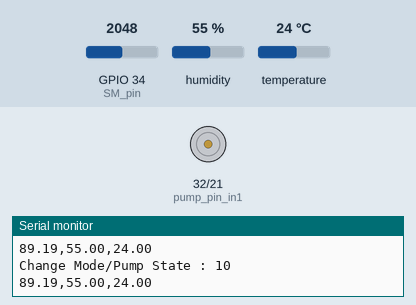
The sketch below on a simulated ESP32. Shown: motor-driver pin pairs drawn as motors (green arrow = first pin HIGH = forward, orange = second pin HIGH = backward, longer = more drive), the last lines printed to the serial monitor. The inputs (shaded band) are chosen by the test bench; at power-on: GPIO 34 (SM_pin) = 2048, humidity 55 %, temperature 24 °C. WiFi joins after 1.5 s; servers stay silent unless stated; random numbers use the default seed unless the sketch sets one; no MQTT or app messages arrive unless stated.

Above: at 4.2 s.
4.3 s: GPIO 34 (SM_pin) set to 2917
6.2 s: GPIO 34 (SM_pin) set to 3012
At 8.5 s:
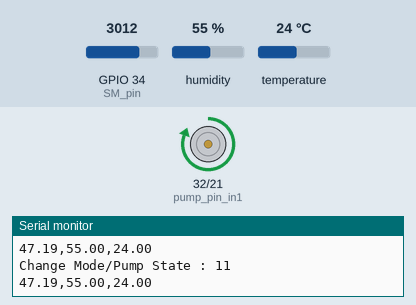
11.5 s: GPIO 34 (SM_pin) set to 2866
At 13.3 s:
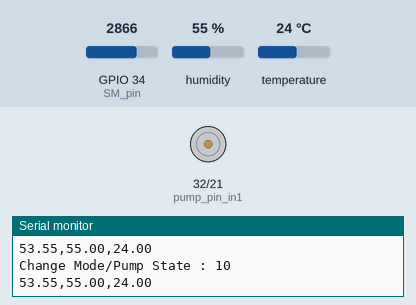
13.6 s: GPIO 34 (SM_pin) set to 3603
At 15.3 s:
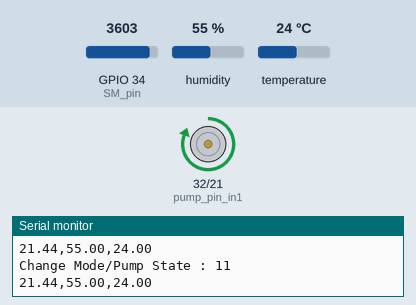
Timing chart, 0 to 16.6 s (numbered marks = the images above; inputs shaded):
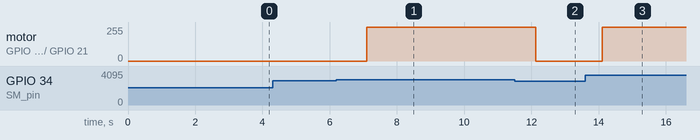

Measured:
- the behaviour switches between 2947 and 2948 on GPIO 34 (SM_pin) (found by bisection; images 0 and 1)
- after the input at 6.2 s, motor on GPIO 32 (pump_pin_in1) / GPIO 21 (pump_pin_in2): stopped → forward 255/255 after 0.90 s
- after the input at 11.5 s, motor on GPIO 32 (pump_pin_in1) / GPIO 21 (pump_pin_in2): forward 255/255 → stopped after 0.62 s
- after the input at 13.6 s, motor on GPIO 32 (pump_pin_in1) / GPIO 21 (pump_pin_in2): stopped → forward 255/255 after 0.50 s

The sketch:

SmartIrrigation.ino
```cpp
// =====================================================================
// Praktikum BE4001 - Tugas Besar 2026/2027
// Board : ESP32 Dev Module (ESP32 DevKit 30 pin)
// Pin   : sensor kelembaban tanah (AOUT) -> GPIO34     DHT11 (OUT) -> GPIO22
//         driver L298N IN1 -> GPIO32, IN2 -> GPIO21
//
// Yang WAJIB diubah tiap kelompok (bagian "UBAH DI SINI"):
//   1. ssid dan password Wi-Fi
//   2. nomor kelompok pada delapan topik MQTT (ganti 00 dengan 01 sampai 07)
//   3. nilai kalibrasi sensor tanah SM_KERING dan SM_BASAH (hasil Modul 1)
// =====================================================================
#include "DHT.h"
#include <stdio.h>
#include <WiFi.h>
#include <PubSubClient.h>

// ============================ UBAH DI SINI ============================
// 1. Wi-Fi
const char* ssid = "...";
const char* password = "...";

// 2. topik MQTT: ganti 00 dengan nomor kelompok (01 sampai 07)
const char* mqtt_inTopic       = "BE4001/00/CMD/#";      // semua perintah untuk alat
const char* mqtt_inTopic_PUMP  = "BE4001/00/CMD/PUMP";   // '1' / '0' : pompa nyala / mati (hanya mode manual)
const char* mqtt_inTopic_MODE  = "BE4001/00/CMD/MODE";   // '1' / '0' : mode otomatis / manual
const char* mqtt_inTopic_PING  = "BE4001/00/CMD/PING";   // alat membalas PONG
const char* mqtt_outTopic_DATA = "BE4001/00/DATA";       // "SM,AM,AT" tiap 1 menit
const char* mqtt_outTopic_PUMP = "BE4001/00/PUMP";       // "mode,pompa" tiap kali berubah
const char* mqtt_outTopic_DHT  = "BE4001/00/DHT";        // status sensor DHT11
const char* mqtt_outTopic_AJAX = "BE4001/00/AJAX";       // pesan lain-lain

// 3. kalibrasi sensor kelembaban tanah (pakai hasil ukur sendiri)
#define SM_KERING 4095   // bacaan saat sensor kering di udara  (0 %)
#define SM_BASAH  1800   // bacaan saat sensor terendam air     (100 %)
// ======================================================================

// server MQTT (isi sesuai server/.env)
const char* mqtt_server = "YOUR_SERVER_IP";
const int mqtt_port = 1884;
const char* mqttUser = "YOUR_MQTT_USER";
const char* mqttPassword = "YOUR_MQTT_PASSWORD";

// alokasi pin
#define SM_pin 34
#define DHT_pin 22
#define pump_pin_in1 32
#define pump_pin_in2 21

// pengaturan otomasi
const unsigned long MeasurePeriod = 1000;    // baca sensor dan cek penyiraman tiap 1 detik
const unsigned long PublishPeriod = 60000;   // kirim data tiap 1 menit
const int BatasSiram = 50;                   // pompa menyala jika kelembaban tanah di bawah nilai ini (%)

DHT dht(DHT_pin, DHT11);
WiFiClient espClient;
PubSubClient client(espClient);
void callback(char* topic, byte* payload, unsigned int length);
void reconnect();

bool set_mode = HIGH, set_pump = LOW;   // kondisi awal: mode otomatis, pompa mati

float RelativeHumidity = 0.0, Temperature = 0.0, SoilMoisture = 0.0;
bool ModeAuto = !set_mode, Pump = set_pump;
bool LastModeAuto = ModeAuto, LastPump = Pump;
int DHTEvent = 4;

unsigned long Now = 0;
unsigned long LastMeasure = 0;
unsigned long LastPublish = 0;

char DataMeasurement[40];
char StatusDHT[30];
char StatusControl[10];

void setup() {
  Serial.begin(9600);
  dht.begin();
  delay(1500);

  pinMode(SM_pin, INPUT);
  pinMode(pump_pin_in1, OUTPUT);
  pinMode(pump_pin_in2, OUTPUT);
  digitalWrite(pump_pin_in1, LOW);
  digitalWrite(pump_pin_in2, LOW);

  Serial.println();
  Serial.print("Connecting to ");
  Serial.println(ssid);
  WiFi.mode(WIFI_STA);
  WiFi.begin(ssid, password);
  while (WiFi.status() != WL_CONNECTED) {   // tunggu sampai tersambung
    delay(500);
    Serial.print(".");
  }
  Serial.println();
  Serial.println("WiFi connected");
  Serial.print("IP address: ");
  Serial.println(WiFi.localIP());

  client.setServer(mqtt_server, mqtt_port);
  client.setCallback(callback);
  reconnect();

  client.publish(mqtt_outTopic_AJAX, "SETUP FINISHED");
  Serial.println("kelembaban tanah (%),kelembaban udara (%),temperatur udara (C)");
}

void loop() {
  wifi_loop();
  Now = millis();

  // kirim data sensor tiap PublishPeriod
  if (Now - LastPublish > PublishPeriod) {
    LastPublish = Now;
    publish_measurement();
    Serial.println("Publish!!");
  }

  // baca sensor tiap MeasurePeriod
  if (Now - LastMeasure > MeasurePeriod) {
    LastMeasure = Now;
    SoilMoisture = calibratedSM();
    readDHT();
    sprintf(DataMeasurement, "%.2f,%.2f,%.2f", SoilMoisture, RelativeHumidity, Temperature);
    Serial.println(DataMeasurement);
  }

  // kendali pompa: otomatis dari kelembaban tanah, atau manual dari perintah MQTT
  ModeAuto = set_mode;
  if (ModeAuto) {
    Pump = pumpAUTO(SoilMoisture, BatasSiram);
  } else {
    Pump = pumpManual(set_pump);
  }

  // laporkan setiap perubahan mode atau kondisi pompa
  if ((ModeAuto != LastModeAuto) || (Pump != LastPump)) {
    publish_state(ModeAuto, Pump);
    Serial.print("Change Mode/Pump State : ");
    Serial.print(ModeAuto);
    Serial.println(Pump);
    LastModeAuto = ModeAuto;
    LastPump = Pump;
  }
}

// dijalankan setiap kali alat menerima pesan MQTT dari topik yang di-subscribe
void callback(char* topic, byte* payload, unsigned int length) {
  Serial.print("Message arrived [");
  Serial.print(topic);
  Serial.print("] ");
  for (unsigned int i = 0; i < length; i++) {
    Serial.print((char)payload[i]);
  }
  Serial.println();

  if (strcmp(topic, mqtt_inTopic_PUMP) == 0) {
    if (set_mode) {
      Serial.println("Mode is AUTO, Pompa cannot be set");
      client.publish(mqtt_outTopic_AJAX, "Mode is AUTO, Pompa cannot be set");
      return;
    }
    if (payload[0] == '1') {
      set_pump = HIGH;
      Serial.println("Pompa set to ON");
      client.publish(mqtt_outTopic_AJAX, "Pompa set to ON");
    } else if (payload[0] == '0') {
      set_pump = LOW;
      Serial.println("Pompa set to OFF");
      client.publish(mqtt_outTopic_AJAX, "Pompa set to OFF");
    }
  }

  else if (strcmp(topic, mqtt_inTopic_MODE) == 0) {
    if (payload[0] == '1') {
      set_mode = HIGH;
      Serial.println("Mode set to Auto");
      client.publish(mqtt_outTopic_AJAX, "Mode set to AUTO");
    } else if (payload[0] == '0') {
      set_mode = LOW;
      set_pump = LOW;
      Serial.println("Mode set to Manual");
      client.publish(mqtt_outTopic_AJAX, "Mode set to MANUAL");
    }
  }

  else if (strcmp(topic, mqtt_inTopic_PING) == 0) {
    publish_state(ModeAuto, Pump);
    Serial.println("PONG");
    client.publish(mqtt_outTopic_AJAX, "PONG");
  }
}

void wifi_loop() {
  if (!client.connected()) {
    reconnect();
  }
  client.loop();
}

// menyambung (ulang) ke broker MQTT
void reconnect() {
  while (!client.connected()) {
    Serial.print("Attempting MQTT connection...");
    // client ID acak supaya tidak bentrok dengan perangkat lain
    String clientId = "ESP32Client-";
    clientId += String(random(0xffff), HEX);
    if (client.connect(clientId.c_str(), mqttUser, mqttPassword)) {
      Serial.println("connected");
      client.publish(mqtt_outTopic_AJAX, "Connected");
      client.subscribe(mqtt_inTopic);
    } else {
      Serial.print("failed, rc=");
      Serial.print(client.state());
      Serial.println(" try again in 5 seconds");
      delay(5000);
    }
  }
}

// kirim "SM,AM,AT" ke topik DATA (dicatat server ke database)
void publish_measurement() {
  sprintf(DataMeasurement, "%.2f,%.2f,%.2f", SoilMoisture, RelativeHumidity, Temperature);
  client.publish(mqtt_outTopic_DATA, DataMeasurement);
}

// kirim "mode,pompa" ke topik PUMP (1,1 = otomatis dan pompa nyala)
void publish_state(bool ModeKontrol, bool Pompa) {
  sprintf(StatusControl, "%d,%d", ModeKontrol, Pompa);
  client.publish(mqtt_outTopic_PUMP, StatusControl);
}

// bacaan sensor tanah dalam persen: 0 = kering, 100 = terendam
float calibratedSM() {
  float sm = (float)(analogRead(SM_pin) - SM_KERING) * 100 / (SM_BASAH - SM_KERING);
  return constrain(sm, 0, 100);
}

// baca DHT11; nilai lama dipertahankan jika gagal, dan perubahan status dilaporkan
void readDHT() {
  float h = dht.readHumidity();
  float t = dht.readTemperature();
  int Event;
  if (isnan(h) || isnan(t)) {
    sprintf(StatusDHT, "Error!");
    Event = 0;
  } else {
    RelativeHumidity = h;
    Temperature = t;
    sprintf(StatusDHT, "Working properly!");
    Event = 3;
  }
  if (DHTEvent != Event) {
    DHTEvent = Event;
    client.publish(mqtt_outTopic_DHT, StatusDHT);
  }
}

bool pumpON() {
  digitalWrite(pump_pin_in1, HIGH);
  return HIGH;
}

bool pumpOFF() {
  digitalWrite(pump_pin_in1, LOW);
  return LOW;
}

bool pumpAUTO(float SM, int limit) {
  if (SM > limit) {
    return pumpOFF();
  } else {
    return pumpON();
  }
}

bool pumpManual(bool state) {
  if (state) {
    return pumpON();
  } else {
    return pumpOFF();
  }
}
```
